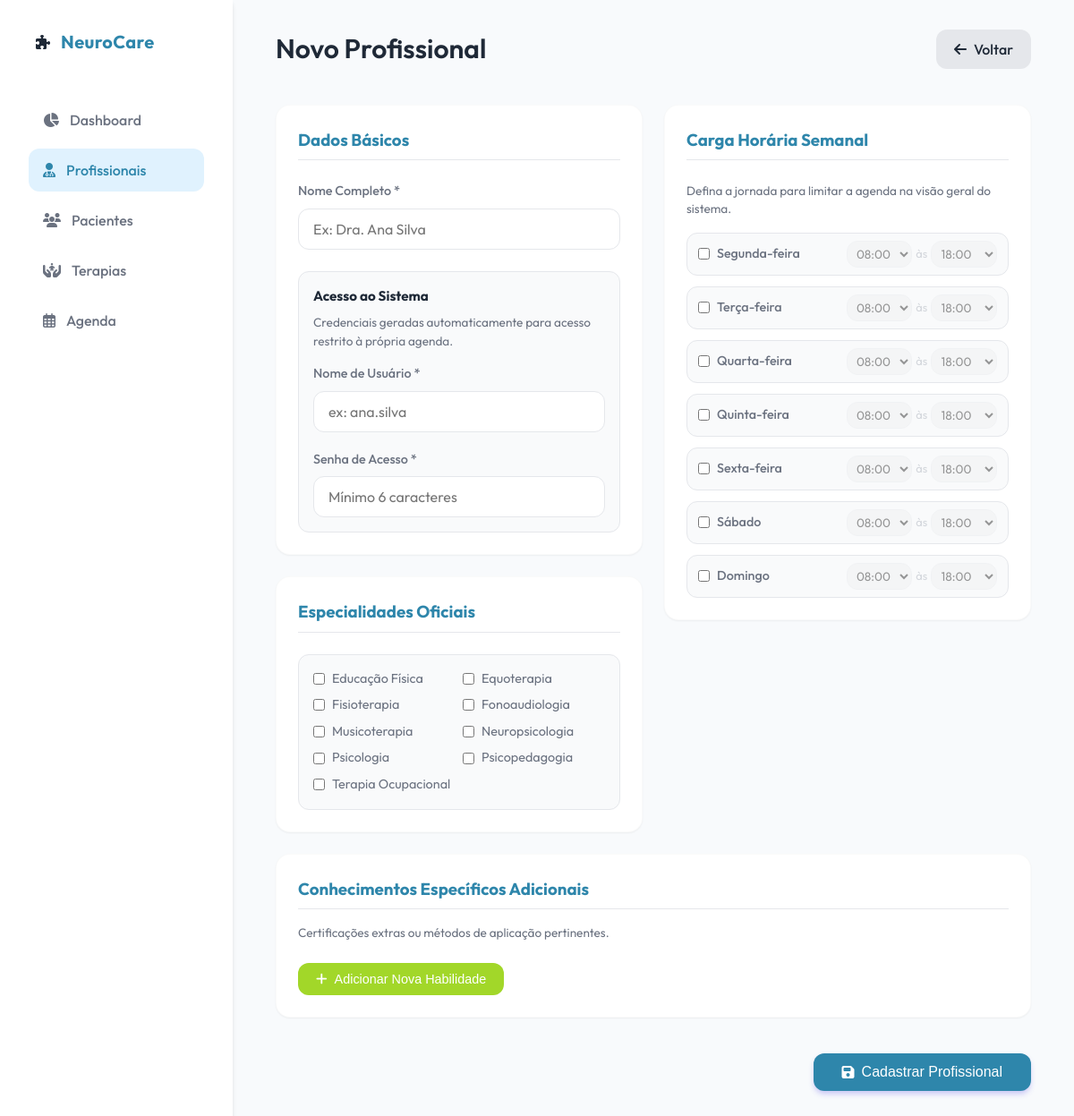
The app's page /public/index.php?page=professionals_new with its own data.
### tables this page shows
CREATE TABLE IF NOT EXISTS `specialties` (
  `id`   int          NOT NULL AUTO_INCREMENT,
  `name` varchar(100) NOT NULL,
  PRIMARY KEY (`id`),
  UNIQUE KEY `uk_name` (`name`)
);

### src/Database.php (called while the page is built)
<?php
class Database {
    private static $instance = null;
    private $pdo;
    private function __construct() {
        $config = require __DIR__ . '/../config/config.php';
        $dsn = "mysql:host={$config['db_host']};dbname={$config['db_name']};charset={$config['db_charset']}";
        $options = [
            PDO::ATTR_ERRMODE => PDO::ERRMODE_EXCEPTION,
            PDO::ATTR_DEFAULT_FETCH_MODE => PDO::FETCH_ASSOC,
            PDO::ATTR_EMULATE_PREPARES => false,
        ];
        try {
            $this->pdo = new PDO($dsn, $config['db_user'], $config['db_pass'], $options);
        } catch (\PDOException $e) {
            if ($e->getCode() == 1049) {
                die("Database '{$config['db_name']}' not found. Please run the database.sql script.");
            }
            throw new \PDOException($e->getMessage(), (int)$e->getCode());
        }
    }
    public static function getInstance() {
        if (self::$instance === null) {
            self::$instance = new self();
        }
        return self::$instance;
    }
    public function getConnection() {
        return $this->pdo;
    }
}

### config/config.php (called while the page is built, shortened)
<?php
$serverName = $_SERVER['SERVER_NAME'] ?? 'localhost';
$isLocal = ($serverName === 'localhost' || $serverName === '127.0.0.1');
if ($isLocal) {
    return [
        'db_host' => 'localhost',
        'db_name' => 'clinic_db',
        'db_user' => 'root',
        'db_pass' => 'm@P599152',
        'db_charset' => 'utf8mb4'
    ];
}

### src/Controllers/SpecialtyController.php (called while the page is built, shortened)
<?php
require_once __DIR__ . '/../Database.php';
class SpecialtyController {
    private $pdo;
    public function __construct() {
        $this->pdo = Database::getInstance()->getConnection();
    }
    public function getAll() {
        $stmt = $this->pdo->query("SELECT * FROM specialties ORDER BY name ASC");
        return $stmt->fetchAll();
    }
}

### templates/professionals/form.php (the view, shortened to what this page needs)
<?php
require_once __DIR__ . '/../../src/Controllers/SpecialtyController.php';
$specialtyController = new SpecialtyController();
$allSpecialties = $specialtyController->getAll();
$id = $_GET['id'] ?? null;
$professional = null;
$profSpecialties = [];
$schedules = [];
function renderTimeSelect(string $name, string $selected = '08:00'): string {
    $html = "<select name=\"$name\" style=\"width: auto; padding: 0.25rem 0.4rem; font-size: 0.85rem;\">";
    for ($h = 6; $h <= 22; $h++) {
        foreach ([0, 15, 30, 45] as $m) {
            if ($h === 22 && $m > 0) break;
            $t = sprintf('%02d:%02d', $h, $m);
            $sel = ($t === substr($selected, 0, 5)) ? ' selected' : '';
            $html .= "<option value=\"$t\"$sel>$t</option>";
        }
    }
    $html .= '</select>';
    return $html;
}
?>
<header>
    <h1><?= $id ? 'Editar Profissional' : 'Novo Profissional' ?></h1>
    <a href="?page=professionals" class="btn" style="background: #e5e7eb; color: var(--text-primary);">
        <i class="fa-solid fa-arrow-left"></i> Voltar
    </a>
</header>
<div style="max-width: 1000px; margin: 0 auto;">
    <form method="POST" id="professionalForm" autocomplete="off">
        <div style="display: grid; grid-template-columns: 1fr; gap: 1.5rem;">
            <div class="prof-grid" style="display: grid; grid-template-columns: 1fr; gap: 1.5rem;">
                <div style="display: flex; flex-direction: column; gap: 1.5rem;">
                    <div class="card">
                        <h3 style="margin-bottom: 1.5rem; color: var(--primary-color); border-bottom: 1px solid #E5E7EB; padding-bottom: 0.5rem;">Dados Básicos</h3>
                        <div class="form-group">
                            <label for="name">Nome Completo *</label>
                            <input type="text" id="name" name="name" required placeholder="Ex: Dra. Ana Silva" value="<?= $professional ? htmlspecialchars($professional['name']) : '' ?>" autocomplete="new-password">
                        </div>
                        <?php if (!$id): ?>
                        <div style="margin-top: 1.5rem; background: #F9FAFB; padding: 1rem; border-radius: var(--radius-md); border: 1px solid #E5E7EB;">
                            <h4 style="margin-top: 0; margin-bottom: 0.5rem; color: var(--text-primary); font-size: 0.95rem;">Acesso ao Sistema</h4>
                            <p style="color: var(--text-secondary); margin-bottom: 1rem; font-size: 0.85rem;">Credenciais geradas automaticamente para acesso restrito à própria agenda.</p>
                            <div class="form-group">
                                <label for="username">Nome de Usuário *</label>
                                <input type="text" id="username" name="username" placeholder="ex: ana.silva" required autocomplete="new-password">
                            </div>
                            <div class="form-group" style="margin-bottom: 0;">
                                <label for="password">Senha de Acesso *</label>
                                <input type="password" id="password" name="password" placeholder="Mínimo 6 caracteres" minlength="6" required autocomplete="new-password">
                            </div>
                        </div>
                        <?php endif; ?>
                    </div>
                    <div class="card">
                         <h3 style="margin-bottom: 1.5rem; color: var(--primary-color); border-bottom: 1px solid #E5E7EB; padding-bottom: 0.5rem;">Especialidades Oficiais</h3>
                         <div style="background: #F9FAFB; padding: 1rem; border-radius: var(--radius-md); border: 1px solid #E5E7EB; display: grid; gap: 0.5rem; grid-template-columns: repeat(auto-fill, minmax(140px, 1fr));">
                            <?php if(empty($allSpecialties)): ?>
                                <p style="color: var(--text-secondary); font-size: 0.9rem; margin: 0; grid-column: 1/-1;">Nenhuma especialidade cadastrada. <a href="?page=specialties_new" style="color: var(--primary-color);">Cadastrar agora</a>.</p>
                            <?php else: ?>
                                <?php foreach($allSpecialties as $spec): ?>
                                    <label style="display: flex; align-items: center; gap: 0.5rem; margin: 0; font-weight: normal; cursor: pointer; font-size: 0.9rem;">
                                        <input type="checkbox" name="specialties[]" value="<?= $spec['id'] ?>" <?= in_array($spec['id'], $profSpecialties) ? 'checked' : '' ?> style="width: auto;">
                                        <?= htmlspecialchars($spec['name']) ?>
                                    </label>
                                <?php endforeach; ?>
                            <?php endif; ?>
                        </div>
                    </div>
                </div>
                <div style="display: flex; flex-direction: column; gap: 1.5rem;">
                    <div class="card">
                        <h3 style="margin-bottom: 1.5rem; color: var(--primary-color); border-bottom: 1px solid #E5E7EB; padding-bottom: 0.5rem;">Carga Horária Semanal</h3>
                        <p style="color: var(--text-secondary); margin-bottom: 1rem; font-size: 0.85rem;">Defina a jornada para limitar a agenda na visão geral do sistema.</p>
                        <div style="display: grid; gap: 0.75rem;">
                            <?php
                            $days = [
                                1 => 'Segunda-feira', 2 => 'Terça-feira', 3 => 'Quarta-feira',
                                4 => 'Quinta-feira', 5 => 'Sexta-feira', 6 => 'Sábado', 0 => 'Domingo'
                            ];
                            foreach ($days as $dayNum => $dayName):
                                $isActive = isset($schedules[$dayNum]);
                                $start = $isActive ? $schedules[$dayNum]['start'] : '08:00';
                                $end = $isActive ? $schedules[$dayNum]['end'] : '18:00';
                            ?>
                            <div style="display: flex; justify-content: space-between; align-items: center; padding: 0.5rem 0.75rem; background: #F9FAFB; border: 1px solid #E5E7EB; border-radius: var(--radius-md);">
                                <label style="display: flex; align-items: center; gap: 0.5rem; margin: 0; font-weight: 500; cursor: pointer; font-size: 0.9rem;">
                                    <input type="checkbox" name="schedules[<?= $dayNum ?>][active]" value="1" <?= $isActive ? 'checked' : '' ?> onchange="toggleSchedule(this, <?= $dayNum ?>)" style="width: auto; margin:0;">
                                    <?= $dayName ?>
                                </label>
                                <div style="display: flex; gap: 0.25rem; align-items: center; opacity: <?= $isActive ? '1' : '0.4' ?>; pointer-events: <?= $isActive ? 'auto' : 'none' ?>;" id="sched_time_<?= $dayNum ?>">
                                    <?= renderTimeSelect("schedules[$dayNum][start]", $start) ?>
                                    <span style="font-size: 0.8rem; color: #9CA3AF;">às</span>
                                    <?= renderTimeSelect("schedules[$dayNum][end]", $end) ?>
                                </div>
                            </div>
                            <?php endforeach; ?>
                        </div>
                    </div>
                </div>
                <div class="card prof-full">
                    <h3 style="margin-bottom: 1rem; color: var(--primary-color); border-bottom: 1px solid #E5E7EB; padding-bottom: 0.5rem;">Conhecimentos Específicos Adicionais</h3>
                    <p style="color: var(--text-secondary); margin-bottom: 1rem; font-size: 0.85rem;">Certificações extras ou métodos de aplicação pertinentes.</p>
                    <button type="button" class="btn" onclick="addSkill()" style="background: var(--secondary-color); color: white; margin-top: 0.5rem; font-size: 0.9rem;">
                        <i class="fa-solid fa-plus"></i> Adicionar Nova Habilidade
                    </button>
                </div>
            </div>
            <div style="text-align: right; margin-top: 1rem;">
                <button type="submit" class="btn btn-primary" style="padding: 0.75rem 2rem; font-size: 1rem;">
                    <i class="fa-solid fa-save"></i> <?= $id ? 'Salvar Alterações do Profissional' : 'Cadastrar Profissional' ?>
                </button>
            </div>
        </div>
    </form>
</div>

### public/assets/css/style.css (style rules this page uses)
:root { --primary-color: #2E86AB; --primary-light: #56B4D3; --secondary-color: #A2D729; --secondary-light: #C4E572; --background-color: #F8FAFC; --surface-color: #FFFFFF; --text-primary: #1F2937; --text-secondary: #6B7280; --danger-color: #EF4444; --glass-bg: rgba(255, 255, 255, 0.95); --glass-border: 1px solid rgba(255, 255, 255, 0.2); --shadow-sm: 0 1px 2px 0 rgba(0, 0, 0, 0.05); --shadow-md: 0 4px 6px -1px rgba(0, 0, 0, 0.1), 0 2px 4px -1px rgba(0, 0, 0, 0.06); --shadow-lg: 0 10px 15px -3px rgba(0, 0, 0, 0.1), 0 4px 6px -2px rgba(0, 0, 0, 0.05); --radius-md: 12px; --radius-lg: 16px; }
* { box-sizing: border-box; margin: 0; padding: 0; }
body { font-family: 'Outfit', sans-serif; background-color: var(--background-color); color: var(--text-primary); line-height: 1.5; height: 100vh; display: flex; }
header { margin-bottom: 2.5rem; display: flex; justify-content: space-between; align-items: center; }
header h1 { font-size: 1.875rem; font-weight: 600; color: var(--text-primary); }
.card { background: var(--surface-color); border-radius: var(--radius-lg); padding: 1.5rem; box-shadow: var(--shadow-sm); border: 1px solid rgba(0, 0, 0, 0.02); transition: transform 0.2s ease, box-shadow 0.2s ease; }
.btn { display: inline-flex; align-items: center; justify-content: center; padding: 0.625rem 1.25rem; border-radius: var(--radius-md); font-weight: 500; text-decoration: none; cursor: pointer; border: none; transition: all 0.2s; }
.btn-primary { background-color: var(--primary-color); color: white; box-shadow: 0 4px 6px -1px rgba(79, 70, 229, 0.3); }
.btn i { margin-right: 0.5rem; }
.form-group { margin-bottom: 1.25rem; }
label { display: block; margin-bottom: 0.5rem; font-weight: 500; color: var(--text-secondary); font-size: 0.9rem; }
input, select, textarea { width: 100%; padding: 0.75rem 1rem; border: 1px solid #E5E7EB; border-radius: var(--radius-md); font-family: inherit; font-size: 1rem; transition: border-color 0.2s, box-shadow 0.2s; }

### templates/professionals/form.php (style rules this page uses)
@media (min-width: 768px) { .prof-grid { grid-template-columns: 1fr 1fr !important; } }
@media (min-width: 768px) { .prof-full { grid-column: 1 / -1; } }

### records on screen
specialties: name "Educação Física"
specialties: name "Equoterapia"
specialties: name "Fisioterapia"
specialties: name "Fonoaudiologia"
specialties: name "Musicoterapia"
specialties: name "Neuropsicologia"
specialties: name "Psicologia"
specialties: name "Psicopedagogia"
specialties: name "Terapia Ocupacional"

### other values on screen
$dayName "Segunda-feira"
$dayName "Terça-feira"
$dayName "Quarta-feira"
$dayName "Quinta-feira"
$dayName "Sexta-feira"
$dayName "Sábado"
$dayName "Domingo"
form field value "08:00"
form field value "18:00"
